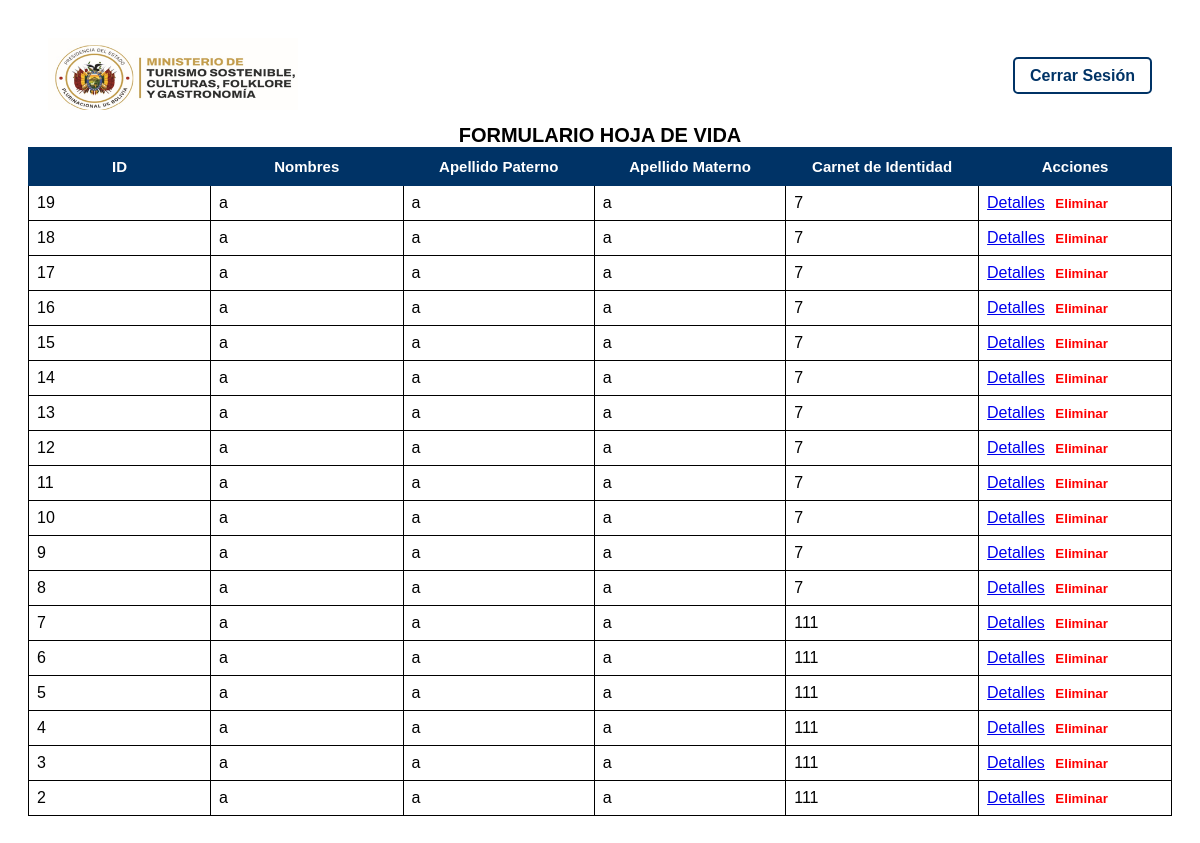
Before: /usuarios (signed in) with the older database file.
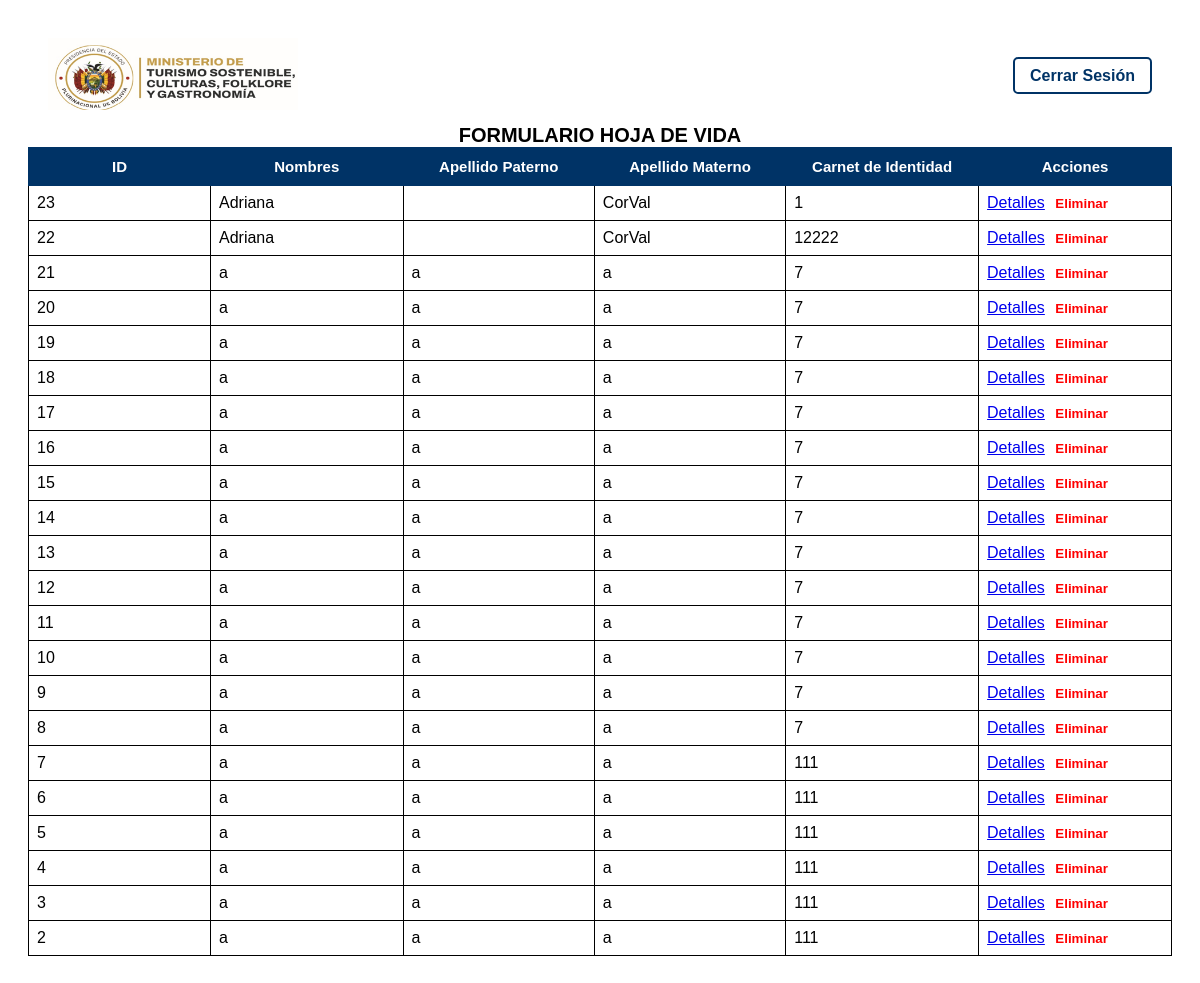
After: the same page with the newer database file.
### tables this page shows
CREATE TABLE datos(
        id INTEGER PRIMARY KEY AUTOINCREMENT,
        nombres TEXT NOT NULL,
        ap_pat TEXT,
        ap_mat TEXT,
        ci TEXT NOT NULL,
        exp TEXT,
        est_civil TEXT NOT NULL,
        fecha_nac TEXT NOT NULL,
        lugar TEXT NOT NULL,
        nacio TEXT NOT NULL,
        direccion TEXT NOT NULL,
        ciudad TEXT NOT NULL,
        gr_san TEXT NOT NULL,
        tcel INTEGER NOT NULL,
        tfijo INTEGER,
        correo TEXT UNIQUE,
        n_libser TEXT
        );

### app.py (the view)
@app.route('/usuarios')
@login_required
def usuarios():
    conn = get_db_connection()
    datos = conn.execute(
        """
        SELECT id, nombres, ap_pat, ap_mat, ci FROM datos ORDER BY id DESC
        """
    ).fetchall()
    conn.close()
    return render_template("usuarios.html", datos=datos)

### app.py (called while the page is built)
def get_db_connection():
    conn = sqlite3.connect('form_hv.db')
    conn.row_factory = sqlite3.Row
    return conn

@login_manager.user_loader
def load_user(user_id):
    return User.get_by_id(user_id)

    @staticmethod
    def get_by_id(user_id):
        conn = get_db_connection()
        user = conn.execute('SELECT * FROM users WHERE id=?',(user_id, )).fetchone()
        conn.close()
        if user:
            return User(user['id'], user['username'],user['password'])
        return None

### templates/usuarios.html (shortened to what this page needs)
<!DOCTYPE html>
<html lang="es">
<head>
</head>
<body>
     <nav style="display: flex; justify-content: space-between; align-items: center; padding: 10px 20px; ">
        <div class="imagen">
            <img src="{{url_for('static', filename='image.png')}}" alt="LOGO MTSCFYG" style="width: 250px;">
        </div>
        <div>
            <a href="{{ url_for ('logout') }}" style="text-decoration: none; color: #003366; font-weight: bold; padding: 8px 15px; border: 2px solid #003366; border-radius: 5px;">Cerrar Sesión</a>
        </div>
     </nav>
    <div style="display: flex; align-items: center; justify-content: center;">
        <label style="font-size: 20px;"><strong>FORMULARIO HOJA DE VIDA</strong></label>
    </div>
    <table>
        <thead>
            <tr>
                <th>ID</th>
                <th>Nombres</th>
                <th>Apellido Paterno</th>
                <th>Apellido Materno</th>
                <th>Carnet de Identidad</th>
                <th>Acciones</th>
            </tr>
        </thead>
        <tbody>
            {% for item in datos %}
            <tr>
                <td>{{item.id}}</td>
                <td>{{item.nombres}}</td>
                <td>{{item.ap_pat}}</td>
                <td>{{item.ap_mat}}</td>
                <td>{{item.ci}}</td>
                <td>
                    <a href="{{ url_for('detalles', id=item.id) }}">Detalles</a>
                    <form action="{{ url_for('eliminar', id=item.id) }}" method="POST" style="display: inline;"
                    onsubmit="return confirm('Estás seguro de eliminar este registro?');">
                        <button type="submit" style="background: none; border: none; color: red; cursor: pointer; font-weight: bold;">Eliminar</button>
                </form>
                </td>
            </tr>
            {% endfor %}
        </tbody>
    </table>
</body>
</html>

### templates/usuarios.html (style rules this page uses)
body { font-family: Arial, Helvetica, sans-serif; padding: 20px; }
table { width: 100%; border-collapse: collapse; }
thead { background-color: #003366; color: white; }
th { border: 1px solid #003366; padding: 10px; font-size: 15px; text-align: center; width: 200px; }
td { border: 1px solid #000; padding: 8px; }

Changed rows visible on the page:
added datos: id "23", nombres "Adriana", ap_mat "CorVal", ci "1"
added datos: id "22", nombres "Adriana", ap_mat "CorVal", ci "12222"
added datos: id "21", nombres "a", ap_pat "a", ap_mat "a", ci "7"
added datos: id "20", nombres "a", ap_pat "a", ap_mat "a", ci "7"
